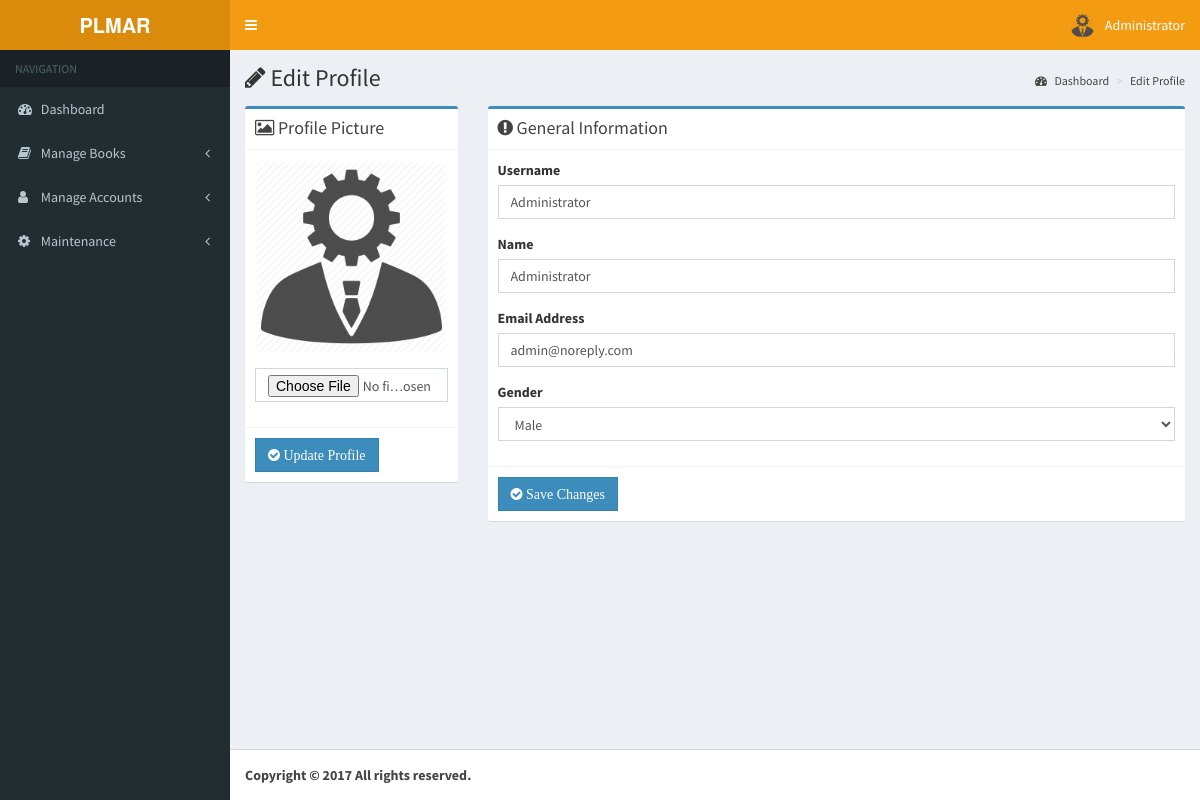
The app's page /pages/admin/profile.php (signed in) with its own data.
### tables this page shows
CREATE TABLE `pl_account_tbl` (
  `id` int(11) NOT NULL,
  `image` varchar(255) NOT NULL,
  `student_id` varchar(255) NOT NULL,
  `name` varchar(255) NOT NULL,
  `email` varchar(255) NOT NULL,
  `gender` varchar(255) NOT NULL,
  `branch` varchar(255) NOT NULL,
  `year` varchar(255) NOT NULL,
  `section` varchar(255) NOT NULL,
  `username` varchar(255) NOT NULL,
  `password` varchar(255) NOT NULL,
  `role` varchar(255) NOT NULL,
  `date` timestamp NOT NULL DEFAULT CURRENT_TIMESTAMP ON UPDATE CURRENT_TIMESTAMP
);

### pages/admin/profile.php (the view, shortened to what this page needs)
<?php
include '../../functions/functions.php';
$query = $db->query("SELECT * FROM pl_account_tbl WHERE id = ".$_SESSION['admin']);
$row = $query->fetch_object();
$name = $row->name;
$image = $row->image;
$email = $row->email;
$username = $row->username;
$gender = $row->gender;
?>
<!DOCTYPE html>
<html>
<head>
  <link rel="stylesheet" href="../../bootstrap/css/bootstrap.min.css">
  <link rel="stylesheet" href="https://cdnjs.cloudflare.com/ajax/libs/font-awesome/4.5.0/css/font-awesome.min.css">
  <link rel="stylesheet" href="https://cdnjs.cloudflare.com/ajax/libs/ionicons/2.0.1/css/ionicons.min.css">
  <link rel="stylesheet" href="../../dist/css/AdminLTE.min.css">
  <link rel="stylesheet" href="../../plugins/select2/select2.min.css">
  <link rel="stylesheet" href="../../dist/css/skins/skin-yellow.min.css">
  <link rel="stylesheet" type="text/css" href="../../dist/sweetalert/dist/sweetalert.css">
  <link rel="stylesheet" type="text/css" href="../../dist/sweetalert/themes/twitter/twitter.css">
</head>
<body class="hold-transition skin-yellow sidebar-mini">
<div class="wrapper">
  <header class="main-header">
    <a class="logo">
      <span class="logo-lg"><b>PLMAR</b></span>
    </a>
    <nav class="navbar navbar-static-top" role="navigation">
      <a href="#" class="sidebar-toggle" data-toggle="offcanvas" role="button">
      </a>
      <div class="navbar-custom-menu">
        <ul class="nav navbar-nav">
          <li class="dropdown user user-menu">
            <a href="#" class="dropdown-toggle" data-toggle="dropdown">
              <img src="../../<?php echo $image?>" class="user-image" alt="User Image">
              <span class="hidden-xs"><?php echo$name?></span>
            </a>
          </li>
        </ul>
      </div>
    </nav>
  </header>
  <aside class="main-sidebar">
    <section class="sidebar">
      <ul class="sidebar-menu">
        <li class="header">NAVIGATION</li>
        <li ><a href="dashboard.php"><i class="fa fa-dashboard"></i> <span>Dashboard</span></a></li>
        <li class="treeview">
          <a href="#">
            <i class="fa fa-book"></i> <span> Manage Books</span>
            <span class="pull-right-container">
              <i class="fa fa-angle-left pull-right"></i>
            </span>
          </a>
        </li>
        <li class="treeview">
          <a href="#">
            <i class="fa fa-user"></i> <span> Manage Accounts</span>
            <span class="pull-right-container">
              <i class="fa fa-angle-left pull-right"></i>
            </span>
          </a>
        </li>
        <li class="treeview">
          <a href="#">
            <i class="fa fa-gear"></i> <span> Maintenance</span>
            <span class="pull-right-container">
              <i class="fa fa-angle-left pull-right"></i>
            </span>
          </a>
        </li>
      </ul>
    </section>
  </aside>
  <div class="content-wrapper">
    <section class="content-header">
      <h1><i class="fa fa-pencil"></i> Edit Profile</h1>
      <ol class="breadcrumb">
        <li><a href="#"><i class="fa fa-dashboard"></i> Dashboard</a></li>
        <li class="active"><a href="#">Edit Profile</a></li>
      </ol>
    </section>
    <section class="content">
    <div class="row">
        <div class="col-md-3 col-xs-12">
          <div class="box box-primary">
            <div class="box-header with-border">
              <h3 class="box-title"><i class="fa fa-image"></i> Profile Picture</h3>
            </div>
            <form role="form" method="POST" enctype="multipart/form-data" data-parsley-validate>
              <div class="box-body">
                <div class="form-group">
                  <img class="img-responsive" style="width:100%" src="../../<?php echo$image?>">
                </div>
                <div class="form-group">
                  <input type="file" class="form-control"  name="image" required>
                </div>
              </div>
              <div class="box-footer">
                <button type="submit" name="btn-add-students" class="btn btn-primary flat"><i class="fa fa-check-circle"> Update Profile</i></button>
              </div>
            </form>
          </div>
          </div>
           <div class="col-md-9 col-xs-12">
          <div class="box box-primary">
            <div class="box-header with-border">
              <h3 class="box-title"><i class="fa fa-exclamation-circle"></i> General Information</h3>
            </div>
            <form role="form" method="POST" data-parsley-validate>
              <div class="box-body">
                <div class="form-group">
                  <label for="StudentID">Username</label>
                  <input type="text" class="form-control"  name="username" value="<?php echo$username?>" required>
                </div>
                <div class="form-group">
                  <label for="Name">Name</label>
                  <input type="text" class="form-control"  name="name" value="<?php echo$name?>" required>
                </div>
                <div class="form-group">
                  <label for="exampleInputEmail1">Email Address</label>
                  <input type="email" class="form-control" name="email" value="<?php echo$email?>" required>
                </div>
                <div class="form-group">
                  <label for="Gender">Gender</label>
                  <select name="gender" class="form-control" style="width: 100%" required>
                  <option value="<?php echo$gender?>" selected="selected"><?php echo$gender?></option>
                  </select>
                </div>
              </div>
              <div class="box-footer">
                <button type="submit" name="btn-edit-information" class="btn btn-primary flat"><i class="fa fa-check-circle"> Save Changes</i></button>
              </div>
            </form>
          </div>
          </div>
    </div>
    </section>
  </div>
  <footer class="main-footer">
    <strong>Copyright &copy; <?php echo date('Y')?> All rights reserved.
  </footer>
</div>
</body>
</html>

### records on screen
pl_account_tbl: image (picture), name "Administrator", username "Administrator", email "admin@noreply.com", gender "Male"
